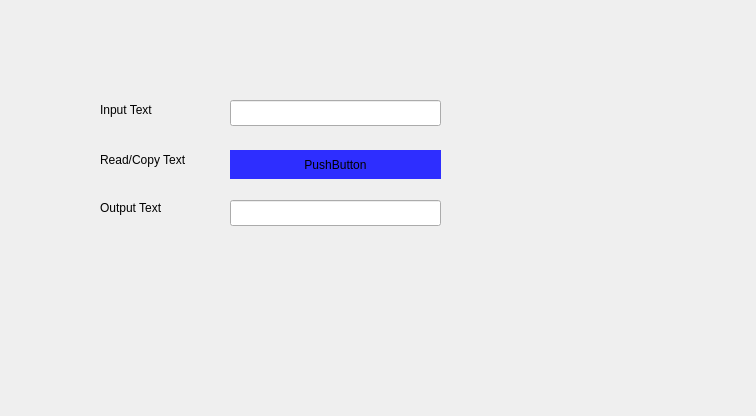
<?xml version="1.0" encoding="UTF-8"?>
<ui version="4.0">
 <class>GBWidget</class>
 <widget class="QWidget" name="GBWidget">
  <property name="geometry">
   <rect>
    <x>0</x>
    <y>0</y>
    <width>756</width>
    <height>416</height>
   </rect>
  </property>
  <property name="windowTitle">
   <string>GBHello</string>
  </property>
  <widget class="QLineEdit" name="lineEdit">
   <property name="geometry">
    <rect>
     <x>230</x>
     <y>100</y>
     <width>211</width>
     <height>26</height>
    </rect>
   </property>
   <property name="text">
    <string/>
   </property>
   <property name="readOnly">
    <bool>false</bool>
   </property>
  </widget>
  <widget class="QLabel" name="label">
   <property name="geometry">
    <rect>
     <x>100</x>
     <y>100</y>
     <width>63</width>
     <height>20</height>
    </rect>
   </property>
   <property name="text">
    <string>Input Text</string>
   </property>
  </widget>
  <widget class="QPushButton" name="pushButton">
   <property name="geometry">
    <rect>
     <x>230</x>
     <y>150</y>
     <width>211</width>
     <height>29</height>
    </rect>
   </property>
   <property name="toolTip">
    <string>&lt;html&gt;&lt;head/&gt;&lt;body&gt;&lt;p&gt;Press&lt;/p&gt;&lt;/body&gt;&lt;/html&gt;</string>
   </property>
   <property name="styleSheet">
    <string notr="true">QPushButton{
	border-color: rgb(255, 255, 255);
border-radius:25px;
	background-color: rgb(46, 46, 255);
}</string>
   </property>
   <property name="text">
    <string>PushButton</string>
   </property>
  </widget>
  <widget class="QLabel" name="label_2">
   <property name="geometry">
    <rect>
     <x>100</x>
     <y>150</y>
     <width>121</width>
     <height>20</height>
    </rect>
   </property>
   <property name="text">
    <string>Read/Copy Text</string>
   </property>
  </widget>
  <widget class="QLineEdit" name="lineEdit_2">
   <property name="geometry">
    <rect>
     <x>230</x>
     <y>200</y>
     <width>211</width>
     <height>26</height>
    </rect>
   </property>
   <property name="text">
    <string/>
   </property>
   <property name="readOnly">
    <bool>false</bool>
   </property>
  </widget>
  <widget class="QLabel" name="label_3">
   <property name="geometry">
    <rect>
     <x>100</x>
     <y>200</y>
     <width>111</width>
     <height>16</height>
    </rect>
   </property>
   <property name="text">
    <string>Output Text</string>
   </property>
  </widget>
 </widget>
 <resources/>
 <connections/>
</ui>
